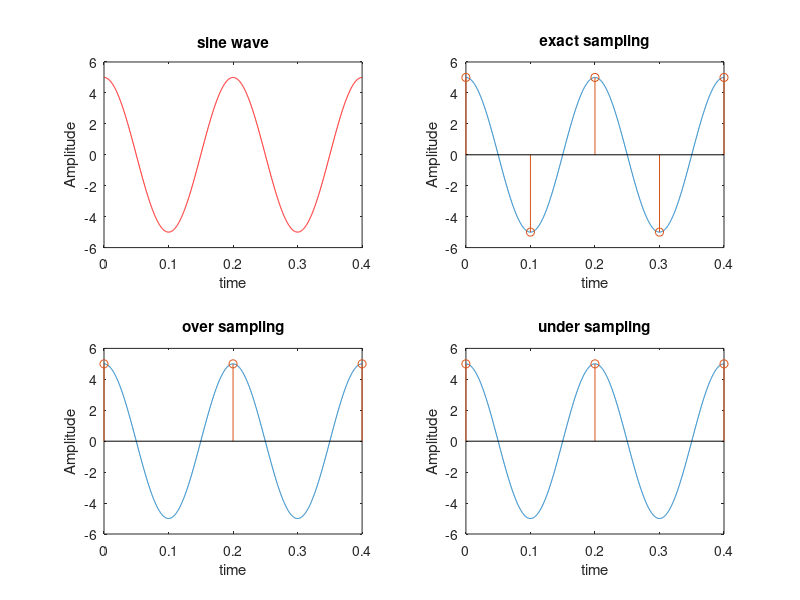

Here is the MATLAB script that generated this plot:
clc
clear all

A=input('Enter Amplitude of original signal to be sampled ');
F=input('Enter Frequency of original signal to be sampled ');
Fo=input('Enter The Oversampling Frequency ');
Fu=input('Enter The Undersampling Frequency ');

%sine signal          
T=1/F;
t=[0:0.001/F:T*2];
xt=A*cos(2*pi*F*t);
subplot(221);
plot(t,xt,'r');
xlabel('time');
ylabel('Amplitude');
title('sine wave');

%exact sampling
Fs=2*F;               %sampling freq.(Fs=2W)
n=[0:1/Fs:T*2];
xn=A*cos(2*pi*F*n);
subplot(222);
plot(t,xt);
hold all
stem(n,xn);
xlabel('time');
ylabel('Amplitude');
title('exact sampling');

%over sampling
n=[0:1/Fo:T*2];
xn=A*cos(2*pi*F*n);
subplot(223);
plot(t,xt);
hold all
stem(n,xn);
xlabel('time');
ylabel('Amplitude');
title('over sampling');

%under sampling
n=[0:1/Fu:T*2];
xn=A*cos(2*pi*F*n);
subplot(224);
plot(t,xt);
hold all
stem(n,xn);
xlabel('time');
ylabel('Amplitude');
title('under sampling');